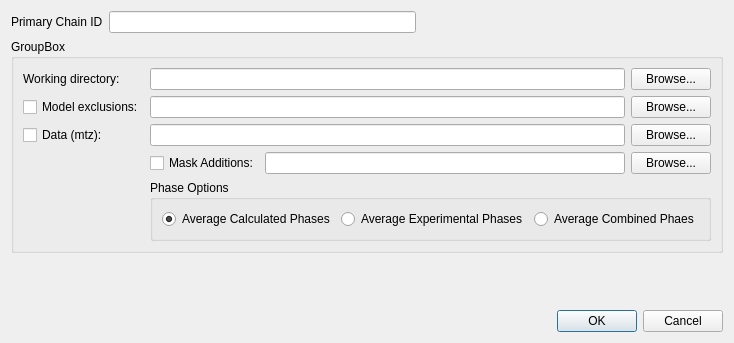
<?xml version="1.0" encoding="UTF-8"?>
<ui version="4.0">
 <class>NCSModeling</class>
 <widget class="QDialog" name="NCSModeling">
  <property name="geometry">
   <rect>
    <x>0</x>
    <y>0</y>
    <width>705</width>
    <height>343</height>
   </rect>
  </property>
  <property name="windowTitle">
   <string>NCS Modeling</string>
  </property>
  <layout class="QGridLayout" name="gridLayout_2">
   <item row="0" column="0">
    <layout class="QHBoxLayout" name="horizontalLayout_2">
     <item>
      <widget class="QLabel" name="label_4">
       <property name="text">
        <string>Primary Chain ID</string>
       </property>
      </widget>
     </item>
     <item>
      <widget class="QLineEdit" name="primaryChainIDLineEdit">
       <property name="maxLength">
        <number>1</number>
       </property>
      </widget>
     </item>
     <item>
      <spacer name="horizontalSpacer">
       <property name="orientation">
        <enum>Qt::Horizontal</enum>
       </property>
       <property name="sizeHint" stdset="0">
        <size>
         <width>40</width>
         <height>20</height>
        </size>
       </property>
      </spacer>
     </item>
    </layout>
   </item>
   <item row="2" column="0">
    <spacer name="verticalSpacer">
     <property name="orientation">
      <enum>Qt::Vertical</enum>
     </property>
     <property name="sizeHint" stdset="0">
      <size>
       <width>20</width>
       <height>6</height>
      </size>
     </property>
    </spacer>
   </item>
   <item row="1" column="0">
    <widget class="QGroupBox" name="groupBox">
     <property name="title">
      <string>GroupBox</string>
     </property>
     <layout class="QGridLayout" name="gridLayout">
      <item row="0" column="0">
       <widget class="QLabel" name="label">
        <property name="text">
         <string>Working directory:</string>
        </property>
       </widget>
      </item>
      <item row="0" column="1" colspan="2">
       <widget class="QLineEdit" name="workingDirLineEdit"/>
      </item>
      <item row="0" column="3">
       <widget class="QPushButton" name="workingDirPushButton">
        <property name="text">
         <string>Browse...</string>
        </property>
       </widget>
      </item>
      <item row="1" column="0">
       <widget class="QCheckBox" name="modelCheckBox">
        <property name="text">
         <string>Model exclusions:</string>
        </property>
       </widget>
      </item>
      <item row="1" column="1" colspan="2">
       <widget class="QLineEdit" name="modelLineEdit"/>
      </item>
      <item row="1" column="3">
       <widget class="QPushButton" name="modelPushButton">
        <property name="text">
         <string>Browse...</string>
        </property>
       </widget>
      </item>
      <item row="2" column="0">
       <widget class="QCheckBox" name="dataCheckBox">
        <property name="text">
         <string>Data (mtz):</string>
        </property>
       </widget>
      </item>
      <item row="2" column="1" colspan="2">
       <widget class="QLineEdit" name="dataLineEdit"/>
      </item>
      <item row="2" column="3">
       <widget class="QPushButton" name="dataPushButton">
        <property name="text">
         <string>Browse...</string>
        </property>
       </widget>
      </item>
      <item row="3" column="0">
       <layout class="QHBoxLayout" name="horizontalLayout_3"/>
      </item>
      <item row="3" column="2">
       <widget class="QLineEdit" name="maskAdditionsLineEdit"/>
      </item>
      <item row="3" column="3">
       <widget class="QPushButton" name="maskAdditionsPushButton">
        <property name="text">
         <string>Browse...</string>
        </property>
       </widget>
      </item>
      <item row="4" column="1" colspan="3">
       <widget class="QGroupBox" name="phaseOptions">
        <property name="title">
         <string>Phase Options</string>
        </property>
        <property name="flat">
         <bool>false</bool>
        </property>
        <property name="checkable">
         <bool>false</bool>
        </property>
        <property name="checked">
         <bool>false</bool>
        </property>
        <layout class="QHBoxLayout" name="horizontalLayout">
         <item>
          <widget class="QRadioButton" name="calculatedRadioButton">
           <property name="text">
            <string>Average Calculated Phases</string>
           </property>
           <property name="checked">
            <bool>true</bool>
           </property>
          </widget>
         </item>
         <item>
          <widget class="QRadioButton" name="averageRadioButton">
           <property name="text">
            <string>Average Experimental Phases</string>
           </property>
          </widget>
         </item>
         <item>
          <widget class="QRadioButton" name="combinedRadioButton">
           <property name="text">
            <string>Average Combined Phaes</string>
           </property>
          </widget>
         </item>
        </layout>
       </widget>
      </item>
      <item row="3" column="1">
       <widget class="QCheckBox" name="maskAdditionsCheckBox">
        <property name="text">
         <string>Mask Additions:</string>
        </property>
       </widget>
      </item>
     </layout>
    </widget>
   </item>
   <item row="3" column="0">
    <widget class="QDialogButtonBox" name="buttonBox">
     <property name="orientation">
      <enum>Qt::Horizontal</enum>
     </property>
     <property name="standardButtons">
      <set>QDialogButtonBox::Cancel|QDialogButtonBox::Ok</set>
     </property>
    </widget>
   </item>
  </layout>
 </widget>
 <tabstops>
  <tabstop>buttonBox</tabstop>
  <tabstop>primaryChainIDLineEdit</tabstop>
  <tabstop>workingDirLineEdit</tabstop>
  <tabstop>workingDirPushButton</tabstop>
  <tabstop>modelCheckBox</tabstop>
  <tabstop>modelLineEdit</tabstop>
  <tabstop>modelPushButton</tabstop>
  <tabstop>dataCheckBox</tabstop>
  <tabstop>dataLineEdit</tabstop>
  <tabstop>dataPushButton</tabstop>
  <tabstop>maskAdditionsLineEdit</tabstop>
  <tabstop>maskAdditionsPushButton</tabstop>
  <tabstop>calculatedRadioButton</tabstop>
  <tabstop>averageRadioButton</tabstop>
  <tabstop>combinedRadioButton</tabstop>
 </tabstops>
 <resources/>
 <connections>
  <connection>
   <sender>buttonBox</sender>
   <signal>accepted()</signal>
   <receiver>NCSModeling</receiver>
   <slot>accept()</slot>
   <hints>
    <hint type="sourcelabel">
     <x>254</x>
     <y>338</y>
    </hint>
    <hint type="destinationlabel">
     <x>157</x>
     <y>274</y>
    </hint>
   </hints>
  </connection>
  <connection>
   <sender>buttonBox</sender>
   <signal>rejected()</signal>
   <receiver>NCSModeling</receiver>
   <slot>reject()</slot>
   <hints>
    <hint type="sourcelabel">
     <x>322</x>
     <y>338</y>
    </hint>
    <hint type="destinationlabel">
     <x>286</x>
     <y>274</y>
    </hint>
   </hints>
  </connection>
 </connections>
</ui>
